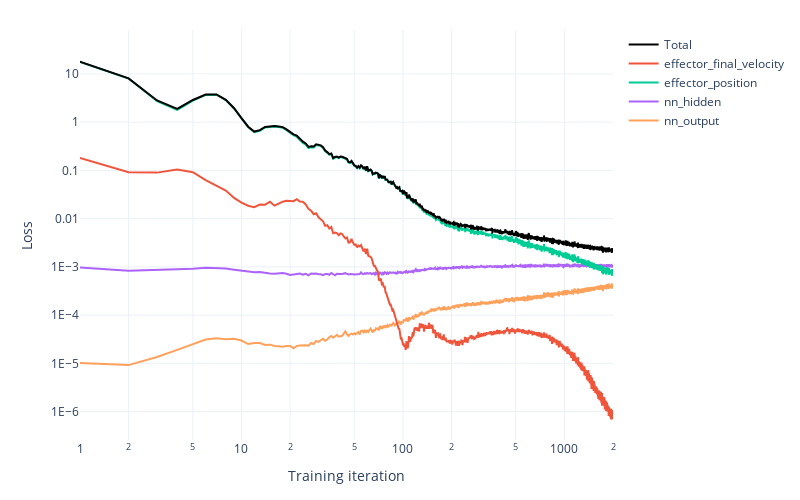

The notebook cell saved with this chart:
### Markdown cell above
[Plotly](https://plotly.com/python/)-based counterparts are also included in some cases, for a faster and more interactive experience.

### Code cell
from feedbax.plotly import loss_history

fig = loss_history(train_history)
fig.show()

### Figure 1 — Plotly figure (JSON) as saved in the notebook; plotly's stock layout.template omitted (floating-point values rounded to 4 significant figures; data arrays with more than 128 entries replaced by an {"elided": "..."} marker saying what was removed)
{"data": [{"line": {"color": "rgb(255, 161, 90)"}, "name": "nn_output", "type": "scatter", "x": {"elided": "2000 int values"}, "y": {"elided": "2000 float values"}}, {"hoverinfo": "skip", "line": {"color": "rgba(255,255,255,0)"}, "name": "Upper bound", "showlegend": false, "type": "scatter", "x": {"elided": "2000 int values"}, "y": {"elided": "2000 null values"}}, {"fill": "tonexty", "fillcolor": "rgba(255, 161, 90, 0.3)", "hoverinfo": "skip", "line": {"color": "rgba(255,255,255,0)"}, "name": "Lower bound", "showlegend": false, "type": "scatter", "x": {"elided": "2000 int values"}, "y": {"elided": "2000 null values"}}, {"line": {"color": "rgb(171, 99, 250)"}, "name": "nn_hidden", "type": "scatter", "x": {"elided": "2000 int values"}, "y": {"elided": "2000 float values"}}, {"hoverinfo": "skip", "line": {"color": "rgba(255,255,255,0)"}, "name": "Upper bound", "showlegend": false, "type": "scatter", "x": {"elided": "2000 int values"}, "y": {"elided": "2000 null values"}}, {"fill": "tonexty", "fillcolor": "rgba(171, 99, 250, 0.3)", "hoverinfo": "skip", "line": {"color": "rgba(255,255,255,0)"}, "name": "Lower bound", "showlegend": false, "type": "scatter", "x": {"elided": "2000 int values"}, "y": {"elided": "2000 null values"}}, {"line": {"color": "rgb(0, 204, 150)"}, "name": "effector_position", "type": "scatter", "x": {"elided": "2000 int values"}, "y": {"elided": "2000 float values"}}, {"hoverinfo": "skip", "line": {"color": "rgba(255,255,255,0)"}, "name": "Upper bound", "showlegend": false, "type": "scatter", "x": {"elided": "2000 int values"}, "y": {"elided": "2000 null values"}}, {"fill": "tonexty", "fillcolor": "rgba(0, 204, 150, 0.3)", "hoverinfo": "skip", "line": {"color": "rgba(255,255,255,0)"}, "name": "Lower bound", "showlegend": false, "type": "scatter", "x": {"elided": "2000 int values"}, "y": {"elided": "2000 null values"}}, {"line": {"color": "rgb(239, 85, 59)"}, "name": "effector_final_velocity", "type": "scatter", "x": {"elided": "2000 int values"}, "y": {"elided": "2000 float values"}}, {"hoverinfo": "skip", "line": {"color": "rgba(255,255,255,0)"}, "name": "Upper bound", "showlegend": false, "type": "scatter", "x": {"elided": "2000 int values"}, "y": {"elided": "2000 null values"}}, {"fill": "tonexty", "fillcolor": "rgba(239, 85, 59, 0.3)", "hoverinfo": "skip", "line": {"color": "rgba(255,255,255,0)"}, "name": "Lower bound", "showlegend": false, "type": "scatter", "x": {"elided": "2000 int values"}, "y": {"elided": "2000 null values"}}, {"line": {"color": "rgb(0,0,0)"}, "name": "Total", "type": "scatter", "x": {"elided": "2000 int values"}, "y": {"elided": "2000 float values"}}, {"hoverinfo": "skip", "line": {"color": "rgba(255,255,255,0)"}, "name": "Upper bound", "showlegend": false, "type": "scatter", "x": {"elided": "2000 int values"}, "y": {"elided": "2000 null values"}}, {"fill": "tonexty", "fillcolor": "rgba(0,0,0, 0.3)", "hoverinfo": "skip", "line": {"color": "rgba(255,255,255,0)"}, "name": "Lower bound", "showlegend": false, "type": "scatter", "x": {"elided": "2000 int values"}, "y": {"elided": "2000 null values"}}], "layout": {"height": 500, "legend": {"traceorder": "reversed"}, "margin": {"b": 60, "l": 80, "r": 10, "t": 30}, "width": 800, "xaxis": {"title": {"text": "Training iteration"}, "type": "log"}, "yaxis": {"exponentformat": "E", "title": {"text": "Loss"}, "type": "log"}}}
